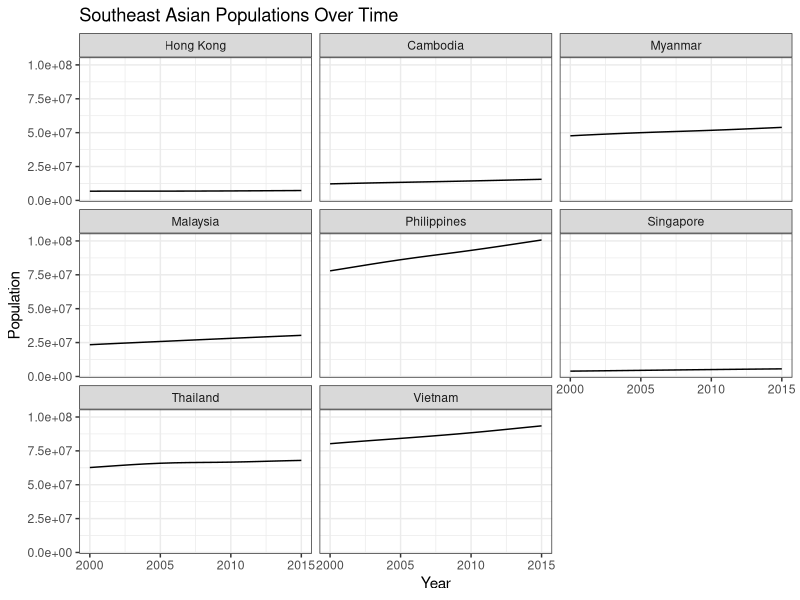
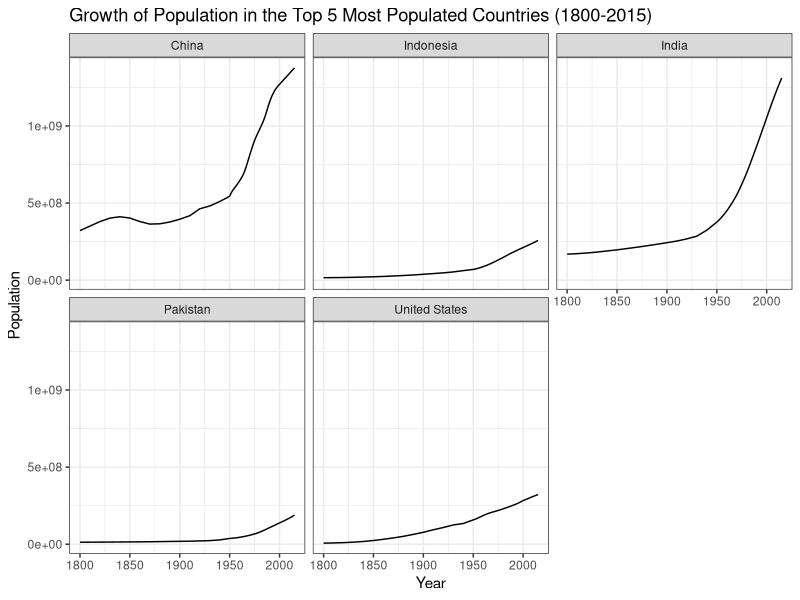

The R script that drew these images, in order:
## ---- chunk 1
# Set some useful chunk options for code chunks.
knitr::opts_chunk$set(
  echo = TRUE,
  error = TRUE,    # display errors but keep going.
  comment = "",    # don't add '##' characters before output.
  message = FALSE  # don't include messages in the knitted output (check them in RStudio)
  )
library(tidyverse)
theme_set(theme_bw())
## ---- chunk 2
country_codes <- read_csv ("data/country-codes.csv")
country_pop <- read_csv("data/country-population.csv")
## ---- chunk 3
country_pop2 <- country_pop %>% 
  gather( key = "year", value = "pop", -country, convert = TRUE)

country_population <-  full_join(country_pop2, country_codes, by = c ("country" = "code"))
## ---- chunk 4
country_names <- c(`sgp` = "Singapore", `hkg` = "Hong Kong", `mys` = "Malaysia", `phl` = "Philippines", `tha` = "Thailand", `vnm` = "Vietnam", `khm` = "Cambodia", `mmr` = "Myanmar")

country_population %>%
  filter(country %in% c ("sgp", "hkg","mys", "mmr", "phl","tha", "vnm", "khm")) %>%
  filter(year %in% c("2000", "2001", "2002", "2003", "2004", "2005", "2006", "2007", "2008", "2009", "2010", "2011", "2012", "2013", "2014", "2015")) %>%
  ggplot() +
  aes(x = year, y = pop) +
  labs(title = "Southeast Asian Populations Over Time", x = "Year", y = "Population")+
  facet_wrap(~country, labeller = as_labeller(country_names))+
  geom_line()
## ---- chunk 5
country_names2 <- c(`chn` = "China", `ind` = "India", `usa` = "United States", `idn` = "Indonesia", `pak` = "Pakistan")

country_population %>%
  filter(country %in% c("chn", "ind", "usa", "idn", "pak")) %>%
  ggplot() +
  aes(x = year, y = pop) +
  labs(title = "Growth of Population in the Top 5 Most Populated Countries (1800-2015)", x = "Year", y = "Population")+
  facet_wrap(~country, labeller = as_labeller(country_names2))+
  geom_line()
